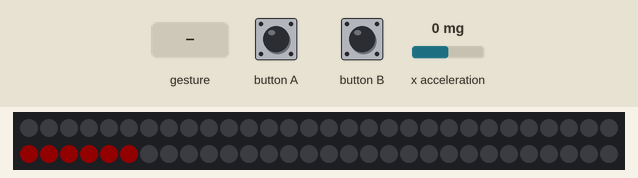
The program below on a simulated BBC micro:bit (MakeCode). On the bench: 60 RGB LEDs in strip order, left to right, continuing on the next row. The inputs (shaded band) are chosen by the test bench; at power-on: x acceleration 0 mg. Dim RGB values are drawn brighter than linear; random numbers come from a fixed seed; a tilt is held for 1.5 s and a shake lasts 1 s, then the board lies face up again.

Above: at 1.2 s.
1.3 s: gesture 'shake'
At 3.4 s:
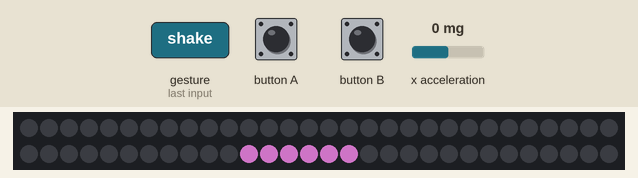
3.8 s: gesture 'shake'
At 5.7 s:
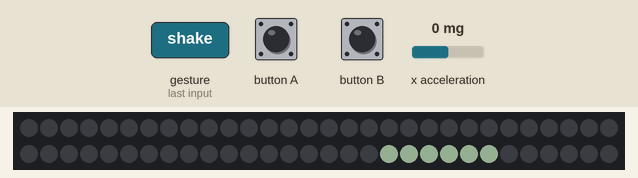
6.3 s: x acceleration set to -1440 mg
At 7.8 s:
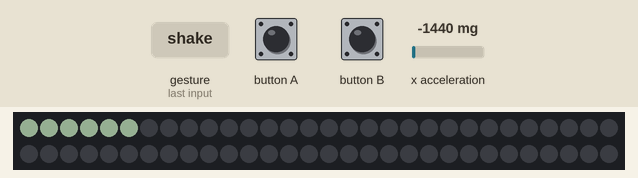
8.1 s: x acceleration set to 750 mg
At 9.7 s:
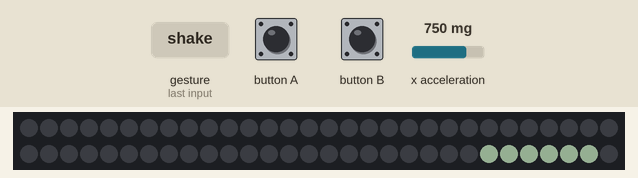
9.9 s: button A pressed for 0.15 s
11.5 s: x acceleration set to -30 mg
At 13.83 s:
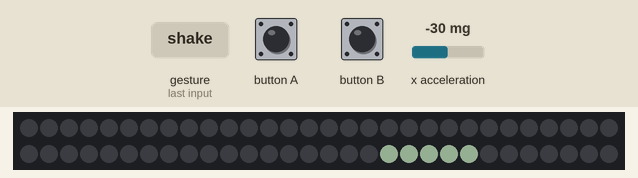
Timing chart, 0 to 14.0 s (numbered marks = the images above; inputs shaded):
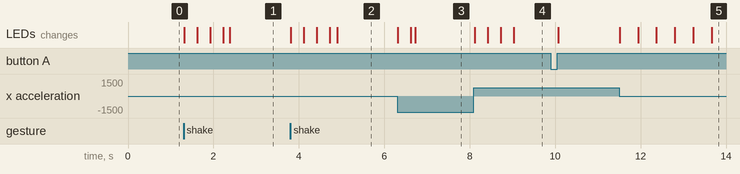

The program:

main.ts
```typescript
input.onButtonPressed(Button.A, function () {
    AnzahlPixel += -1
})
input.onButtonPressed(Button.B, function () {
    AnzahlPixel += 1
})
// Initialisierung
let blau = 0
let gruen = 0
let stripLaenge = 60
let strip = neopixel.create(DigitalPin.P0, stripLaenge, NeoPixelMode.RGB)
let range = strip.range(1, 4)
let AnzahlPixel = 6
let Position = stripLaenge / 2
let rot = randint(2, 255)
basic.forever(function () {
    strip.clear()
    // Neigung links - rechts = -1023 bis 1023
    // waagrecht = 0
    // wird umgewandelt in Positionsänderung
    Position += pins.map(
    input.acceleration(Dimension.X),
    0,
    1023,
    0,
    2
    )
    // Beschränkungen nach oben und unten
    if (Position > stripLaenge - AnzahlPixel) {
        Position = stripLaenge - AnzahlPixel - 1
    }
    if (Position < 0) {
        Position = 0
    }
    if (input.isGesture(Gesture.Shake)) {
        // Schütteln erzeugt eine zufällige Farbe
        rot = randint(2, 255)
        gruen = randint(2, 255)
        blau = randint(2, 255)
    }
    // AnzahlPixel auswählen und aktivieren
    for (let Index = 0; Index <= AnzahlPixel - 1; Index++) {
        strip.setPixelColor(Index + Position, neopixel.rgb(rot, gruen, blau))
    }
    strip.show()
    basic.pause(3)
})
```

test.ts
```typescript
// Hier kann man Tests durchführen; diese Datei wird nicht kompiliert, wenn dieses Paket als Erweiterung verwendet wird.
```

Measured:
- after the input at 1.3 s, the LEDs: first change at once (image 1 shows a later state)
- after the input at 3.8 s, the LEDs: first change at once (image 2 shows a later state)
- after the input at 6.3 s, the LEDs: first change at once (image 3 shows a later state)
- after the input at 8.1 s, the LEDs: first change at once (image 4 shows a later state)
- after the input at 11.5 s, the LEDs: first change at once (image 5 shows a later state)
